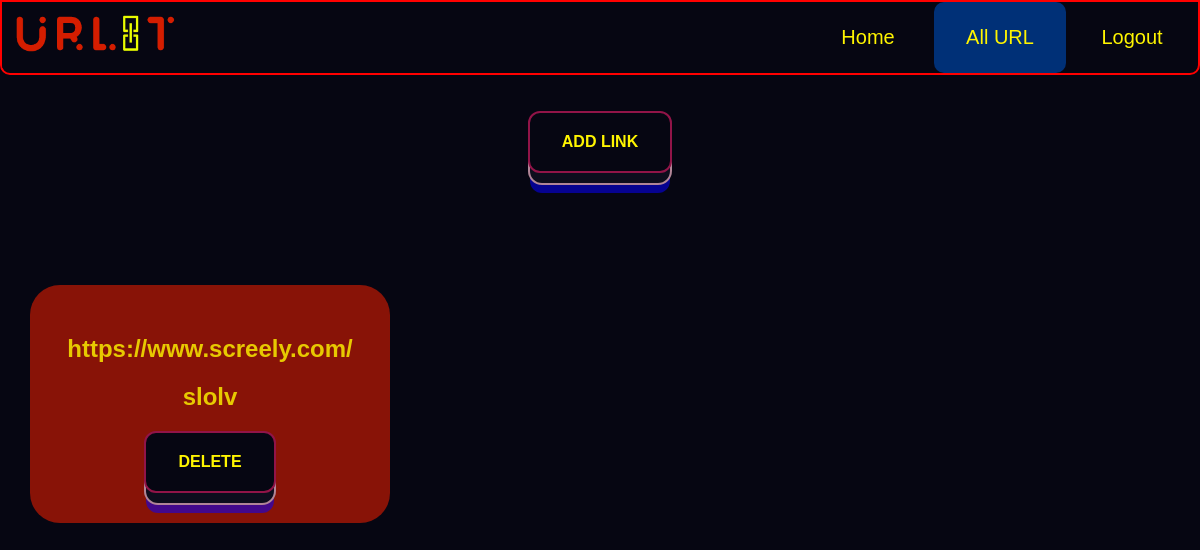
The page /details/ (signed in) on the database as committed earlier.
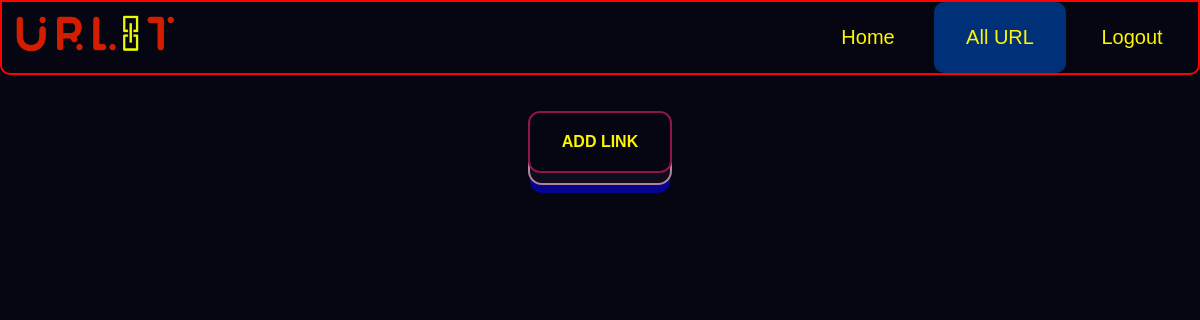
The same page on the database as committed later.
### home/models.py (models this page shows, shortened)
class URL(models.Model):
    name = models.ForeignKey(User, on_delete=models.CASCADE)
    url_link = models.URLField(max_length=200)
    short_code = models.CharField(max_length=50)
    slug = models.SlugField(unique=True)

### home/views.py (the view)
# urls.py: path('details/',views.UserDataListView.as_view(),name='details'),
class UserDataListView(LoginRequiredMixin,ListView):
    model = URL
    login_url='login'
    context_object_name = 'urls'
    template_name = "home/home.html"
    def get_context_data(self, **kwargs):
        context = super().get_context_data(**kwargs)
        context['urls'] = context['urls'].filter(name=self.request.user)
        return context

### home/templates/home/home.html (shortened to what this page needs)
{% extends 'base.html' %}
{% load static %}
{% block styles %}
    <link rel="stylesheet" href="{% static 'css/home.css' %}">
{% endblock styles %}
{% block content %}
<br><br>
<div class="center">
    <a href="{% url 'shorten-url' %}"><button class="learn-more">ADD link</button></a>
</div>
<br><br>
<br><br>
<br><br>
<br><br>
<div class="all_cards">
    {% for user in urls %}
    <div class="urls">
        <a href="{{ user.url_link }}"><h2>{{ user.url_link |truncatechars:25 }}</h2></a>
        <h2><a href="{% url 'redirect' user.short_code %}">{{ user.short_code }}</a></h2>
            <a href="{% url 'delete' user.id %}"><button class="learn-more">DELETE</button></a>
    </div>
    {% endfor %}
</div>
{% endblock content %}

Rows that differ between the two databases and show on the page:
removed URL: url_link "https://www.screely.com/", short_code "slolv"
